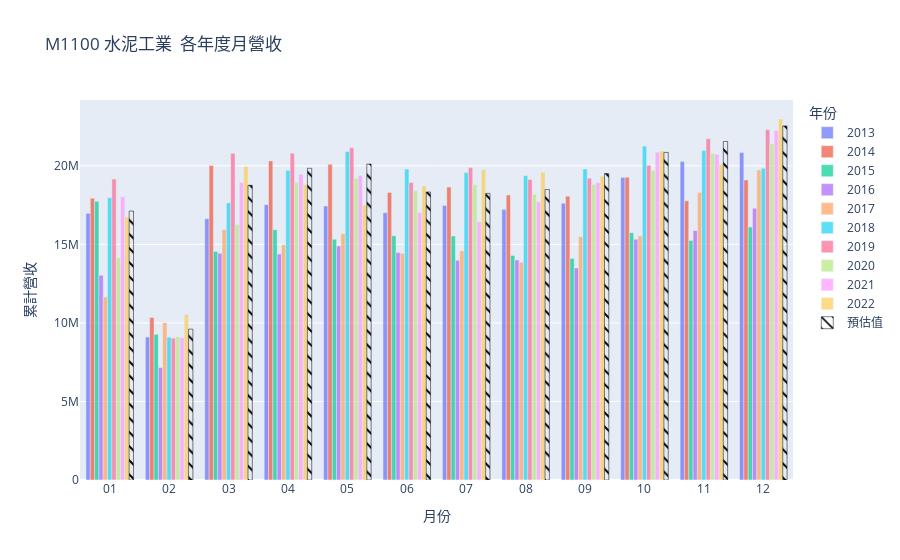
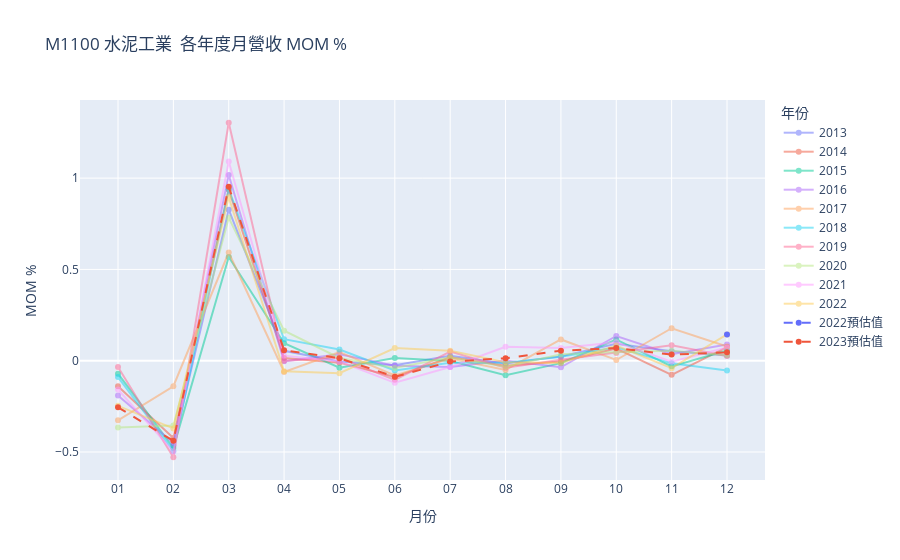
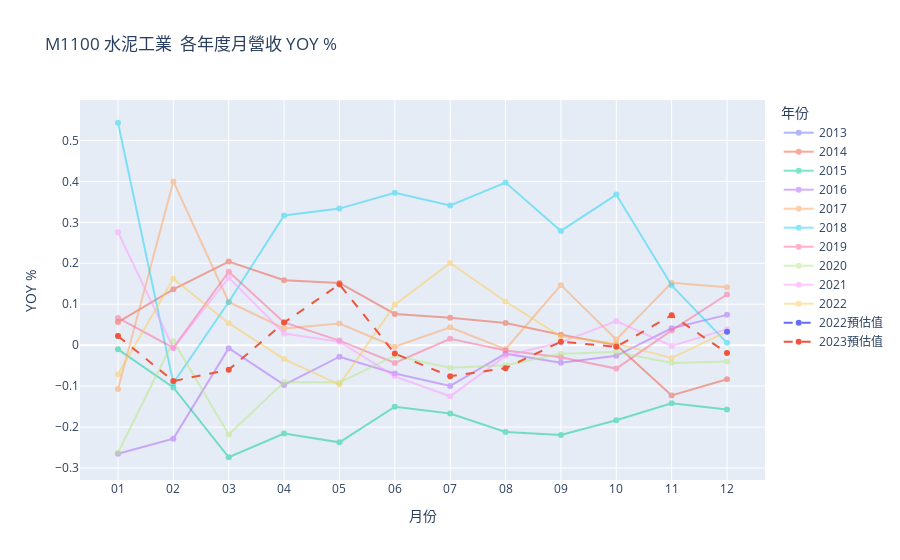

Notebook source saved alongside these figures, in order:
### Code cell
data, latest, predict, REV.show(), MOM.show(), YOY.show()

### Figure 1 — Plotly figure (JSON) as saved in the notebook; plotly's stock layout.template omitted (floating-point values rounded to 4 significant figures)
{"data": [{"name": "2013", "opacity": 0.7, "type": "bar", "x": ["01", "02", "03", "04", "05", "06", "07", "08", "09", "10", "11", "12"], "y": [16972856, 9099023, 16628616, 17528976, 17444029, 17009293, 17480460, 17211858, 17620878, 19260414, 20267728, 20840985]}, {"name": "2014", "opacity": 0.7, "type": "bar", "x": ["01", "02", "03", "04", "05", "06", "07", "08", "09", "10", "11", "12"], "y": [17930828, 10339592, 20025052, 20312201, 20096893, 18306415, 18646873, 18144334, 18068218, 19269990, 17778146, 19105313]}, {"name": "2015", "opacity": 0.7, "type": "bar", "x": ["01", "02", "03", "04", "05", "06", "07", "08", "09", "10", "11", "12"], "y": [17748399, 9272095, 14543073, 15930996, 15326305, 15552390, 15532948, 14299008, 14107860, 15737799, 15251190, 16100562]}, {"name": "2016", "opacity": 0.7, "type": "bar", "x": ["01", "02", "03", "04", "05", "06", "07", "08", "09", "10", "11", "12"], "y": [13039654, 7155371, 14433039, 14383103, 14893160, 14476318, 13987557, 14002975, 13501045, 15328704, 15881114, 17291802]}, {"name": "2017", "opacity": 0.7, "type": "bar", "x": ["01", "02", "03", "04", "05", "06", "07", "08", "09", "10", "11", "12"], "y": [11644158, 10016844, 15953849, 14968856, 15682473, 14423068, 14599291, 13864495, 15479426, 15538838, 18304045, 19734864]}, {"name": "2018", "opacity": 0.7, "type": "bar", "x": ["01", "02", "03", "04", "05", "06", "07", "08", "09", "10", "11", "12"], "y": [17969058, 9091598, 17636323, 19711257, 20912858, 19791166, 19579855, 19369227, 19796880, 21254538, 20970915, 19845281]}, {"name": "2019", "opacity": 0.7, "type": "bar", "x": ["01", "02", "03", "04", "05", "06", "07", "08", "09", "10", "11", "12"], "y": [19164929, 9031099, 20802415, 20806183, 21145402, 18932272, 19885768, 19121906, 19214389, 20038762, 21727505, 22300871]}, {"name": "2020", "opacity": 0.7, "type": "bar", "x": ["01", "02", "03", "04", "05", "06", "07", "08", "09", "10", "11", "12"], "y": [14136827, 9122019, 16262956, 18931118, 19213429, 18436089, 18792530, 18178900, 18815672, 19703782, 20781676, 21411429]}, {"name": "2021", "opacity": 0.7, "type": "bar", "x": ["01", "02", "03", "04", "05", "06", "07", "08", "09", "10", "11", "12"], "y": [18033987, 9058675, 18943976, 19467245, 19377987, 17032017, 16446563, 17705599, 18945697, 20860429, 20738870, 22248155]}, {"name": "2022", "opacity": 0.7, "type": "bar", "x": ["01", "02", "03", "04", "05", "06", "07", "08", "09", "10", "11", "12"], "y": [16747415, 10528814, 19959347, 18805611, 17510737, 18719721, 19744899, 19592228, 19340385, 20939529, 20085904, 22980561]}, {"marker": {"color": "black", "line": {"color": "black"}, "pattern": {"fillmode": "replace", "shape": "\\"}}, "name": "預估值", "opacity": 1, "type": "bar", "x": ["12", "01", "02", "03", "04", "05", "06", "07", "08", "09", "10", "11", "12"], "y": [null, 17119487, 9605809, 18761698, 19841508, 20111460, 18334273, 18244289, 18491746, 19504067, 20853830, 21551207, 22541033]}], "layout": {"barmode": "group", "hovermode": "x unified", "legend": {"title": {"text": "年份"}}, "title": {"text": "M1100 水泥工業  各年度月營收"}, "xaxis": {"title": {"text": "月份"}}, "yaxis": {"title": {"text": "累計營收"}}}}

### Figure 2 — Plotly figure (JSON) as saved in the notebook; plotly's stock layout.template omitted (floating-point values rounded to 4 significant figures)
{"data": [{"name": "2013", "opacity": 0.5, "type": "scatter", "x": ["01", "02", "03", "04", "05", "06", "07", "08", "09", "10", "11", "12"], "y": [null, -0.4639, 0.8275, 0.05415, -0.004846, -0.02492, 0.0277, -0.01537, 0.02376, 0.09305, 0.0523, 0.02828]}, {"name": "2014", "opacity": 0.5, "type": "scatter", "x": ["01", "02", "03", "04", "05", "06", "07", "08", "09", "10", "11", "12"], "y": [-0.1396, -0.4234, 0.9367, 0.01434, -0.0106, -0.08909, 0.0186, -0.02695, -0.004195, 0.06651, -0.07742, 0.07465]}, {"name": "2015", "opacity": 0.5, "type": "scatter", "x": ["01", "02", "03", "04", "05", "06", "07", "08", "09", "10", "11", "12"], "y": [-0.07102, -0.4776, 0.5685, 0.09544, -0.03796, 0.01475, -0.00125, -0.07944, -0.01337, 0.1155, -0.03092, 0.05569]}, {"name": "2016", "opacity": 0.5, "type": "scatter", "x": ["01", "02", "03", "04", "05", "06", "07", "08", "09", "10", "11", "12"], "y": [-0.1901, -0.4513, 1.017, -0.00346, 0.03546, -0.02799, -0.03376, 0.001102, -0.03584, 0.1354, 0.03604, 0.08883]}, {"name": "2017", "opacity": 0.5, "type": "scatter", "x": ["01", "02", "03", "04", "05", "06", "07", "08", "09", "10", "11", "12"], "y": [-0.3266, -0.1398, 0.5927, -0.06174, 0.04767, -0.08031, 0.01222, -0.05033, 0.1165, 0.003838, 0.178, 0.07817]}, {"name": "2018", "opacity": 0.5, "type": "scatter", "x": ["01", "02", "03", "04", "05", "06", "07", "08", "09", "10", "11", "12"], "y": [-0.08948, -0.494, 0.9398, 0.1177, 0.06096, -0.05364, -0.01068, -0.01076, 0.02208, 0.07363, -0.01334, -0.05368]}, {"name": "2019", "opacity": 0.5, "type": "scatter", "x": ["01", "02", "03", "04", "05", "06", "07", "08", "09", "10", "11", "12"], "y": [-0.03428, -0.5288, 1.303, 0.0001811, 0.0163, -0.1047, 0.05036, -0.03841, 0.004836, 0.0429, 0.08427, 0.02639]}, {"name": "2020", "opacity": 0.5, "type": "scatter", "x": ["01", "02", "03", "04", "05", "06", "07", "08", "09", "10", "11", "12"], "y": [-0.3661, -0.3547, 0.7828, 0.1641, 0.01491, -0.04046, 0.01933, -0.03265, 0.03503, 0.0472, 0.0547, 0.0303]}, {"name": "2021", "opacity": 0.5, "type": "scatter", "x": ["01", "02", "03", "04", "05", "06", "07", "08", "09", "10", "11", "12"], "y": [-0.1577, -0.4977, 1.091, 0.02762, -0.004585, -0.1211, -0.03437, 0.07655, 0.07004, 0.1011, -0.005827, 0.07278]}, {"name": "2022", "opacity": 0.5, "type": "scatter", "x": ["01", "02", "03", "04", "05", "06", "07", "08", "09", "10", "11", "12"], "y": [-0.2472, -0.3713, 0.8957, -0.0578, -0.06886, 0.06904, 0.05476, -0.007732, -0.01285, 0.08268, -0.04077, 0.1441]}, {"connectgaps": false, "line": {"dash": "dash"}, "name": "2022預估值", "type": "scatter", "x": ["12"], "y": [0.1441]}, {"connectgaps": false, "line": {"dash": "dash"}, "name": "2023預估值", "type": "scatter", "x": ["01", "02", "03", "04", "05", "06", "07", "08", "09", "10", "11", "12"], "y": [-0.255, -0.4389, 0.9532, 0.05755, 0.01361, -0.08837, -0.004908, 0.01356, 0.05474, 0.0692, 0.03344, 0.04593]}], "layout": {"hovermode": "x unified", "legend": {"title": {"text": "年份"}}, "title": {"text": "M1100 水泥工業  各年度月營收 MOM %"}, "xaxis": {"title": {"text": "月份"}}, "yaxis": {"title": {"text": "MOM %"}}}}

### Figure 3 — Plotly figure (JSON) as saved in the notebook; plotly's stock layout.template omitted (floating-point values rounded to 4 significant figures)
{"data": [{"name": "2013", "opacity": 0.5, "type": "scatter", "x": ["01", "02", "03", "04", "05", "06", "07", "08", "09", "10", "11", "12"], "y": [null, null, null, null, null, null, null, null, null, null, null, null]}, {"name": "2014", "opacity": 0.5, "type": "scatter", "x": ["01", "02", "03", "04", "05", "06", "07", "08", "09", "10", "11", "12"], "y": [0.05644, 0.1363, 0.2043, 0.1588, 0.1521, 0.07626, 0.06673, 0.05418, 0.02539, 0.0004972, -0.1228, -0.08328]}, {"name": "2015", "opacity": 0.5, "type": "scatter", "x": ["01", "02", "03", "04", "05", "06", "07", "08", "09", "10", "11", "12"], "y": [-0.01017, -0.1032, -0.2738, -0.2157, -0.2374, -0.1504, -0.167, -0.2119, -0.2192, -0.1833, -0.1421, -0.1573]}, {"name": "2016", "opacity": 0.5, "type": "scatter", "x": ["01", "02", "03", "04", "05", "06", "07", "08", "09", "10", "11", "12"], "y": [-0.2653, -0.2283, -0.007566, -0.09716, -0.02826, -0.06919, -0.09949, -0.0207, -0.04301, -0.02599, 0.0413, 0.07399]}, {"name": "2017", "opacity": 0.5, "type": "scatter", "x": ["01", "02", "03", "04", "05", "06", "07", "08", "09", "10", "11", "12"], "y": [-0.107, 0.3999, 0.1054, 0.04073, 0.053, -0.003678, 0.04373, -0.009889, 0.1465, 0.01371, 0.1526, 0.1413]}, {"name": "2018", "opacity": 0.5, "type": "scatter", "x": ["01", "02", "03", "04", "05", "06", "07", "08", "09", "10", "11", "12"], "y": [0.5432, -0.09237, 0.1055, 0.3168, 0.3335, 0.3722, 0.3412, 0.397, 0.2789, 0.3678, 0.1457, 0.005595]}, {"name": "2019", "opacity": 0.5, "type": "scatter", "x": ["01", "02", "03", "04", "05", "06", "07", "08", "09", "10", "11", "12"], "y": [0.06655, -0.006654, 0.1795, 0.05555, 0.01112, -0.0434, 0.01562, -0.01277, -0.02942, -0.0572, 0.03608, 0.1237]}, {"name": "2020", "opacity": 0.5, "type": "scatter", "x": ["01", "02", "03", "04", "05", "06", "07", "08", "09", "10", "11", "12"], "y": [-0.2624, 0.01007, -0.2182, -0.09012, -0.09137, -0.02621, -0.05498, -0.04932, -0.02075, -0.01672, -0.04353, -0.03988]}, {"name": "2021", "opacity": 0.5, "type": "scatter", "x": ["01", "02", "03", "04", "05", "06", "07", "08", "09", "10", "11", "12"], "y": [0.2757, -0.006944, 0.1649, 0.02832, 0.008565, -0.07616, -0.1248, -0.02604, 0.00691, 0.0587, -0.00206, 0.03908]}, {"name": "2022", "opacity": 0.5, "type": "scatter", "x": ["01", "02", "03", "04", "05", "06", "07", "08", "09", "10", "11", "12"], "y": [-0.07134, 0.1623, 0.0536, -0.03399, -0.09636, 0.09909, 0.2005, 0.1066, 0.02083, 0.003792, -0.03149, 0.03292]}, {"connectgaps": false, "line": {"dash": "dash"}, "name": "2022預估值", "type": "scatter", "x": ["12"], "y": [0.03292]}, {"connectgaps": false, "line": {"dash": "dash"}, "name": "2023預估值", "type": "scatter", "x": ["01", "02", "03", "04", "05", "06", "07", "08", "09", "10", "11", "12"], "y": [0.02222, -0.08766, -0.06, 0.05508, 0.1485, -0.02059, -0.076, -0.05617, 0.008463, -0.004093, 0.07295, -0.01913]}], "layout": {"hovermode": "x unified", "legend": {"title": {"text": "年份"}}, "title": {"text": "M1100 水泥工業  各年度月營收 YOY %"}, "xaxis": {"title": {"text": "月份"}}, "yaxis": {"title": {"text": "YOY %"}}}}
